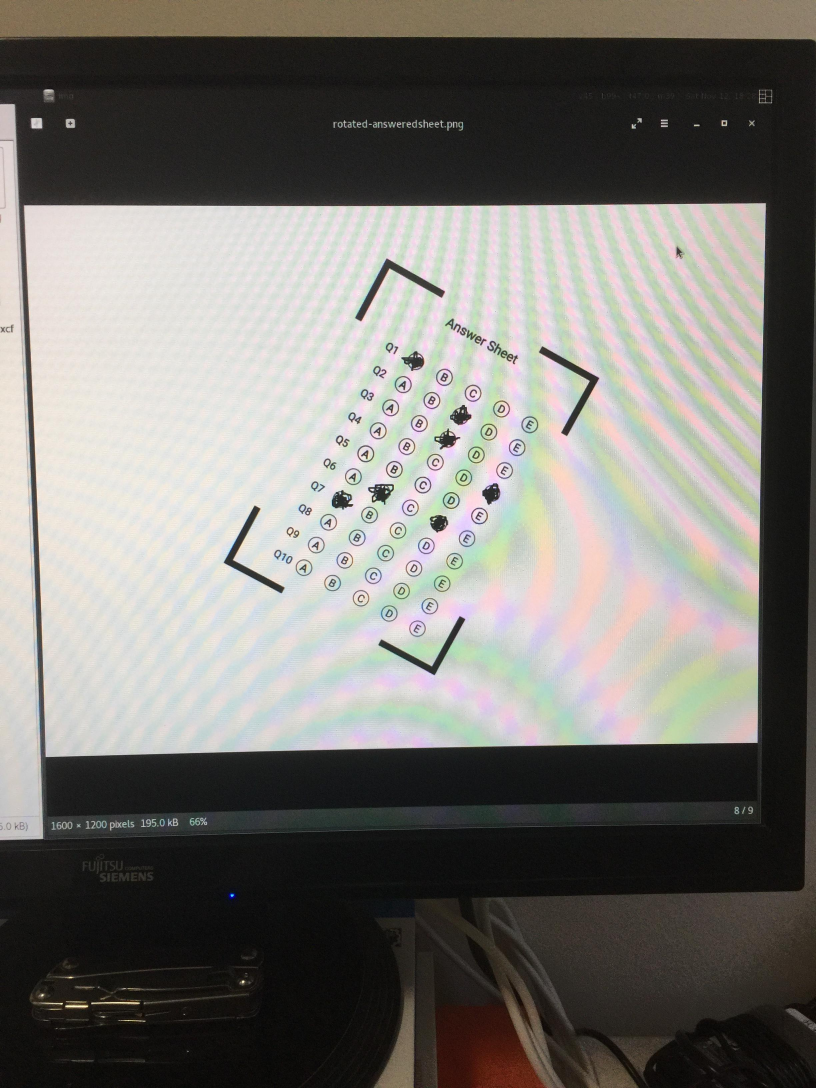
#> input picture img/answered-sheet-photo.jpg, 2448 x 3264 px (shown at 1/3 size)
$ python omr.py
#> lines starting #> are read from the running program, lines starting #| are printed output that depends on the picture; after the words box and inside, x2 and y2 are one past the last pixel; in counts of white or black regions, pixels touching at a corner belong together
import cv2
import numpy as np

# When the four corners are identified, we will do a four-point
# perspective transform such that the outmost points of each
# corner map to a TRANSF_SIZE x TRANSF_SIZE square image.
TRANSF_SIZE = 512

#
# Answer sheet properties.
#
N_QUESTIONS = 10

ANSWER_SHEET_WIDTH = 740
ANSWER_SHEET_HEIGHT = 1049

ANSWER_PATCH_HEIGHT = 50
ANSWER_PATCH_HEIGHT_WITH_MARGIN = 80
ANSWER_PATCH_LEFT_MARGIN = 200
ANSWER_PATCH_RIGHT_MARGIN = 90
FIRST_ANSWER_PATCH_TOP_Y = 200

ALTERNATIVE_HEIGHT = 50
ALTERNATIVE_WIDTH = 50
ALTERNATIVE_WIDTH_WITH_MARGIN = 100


def calculate_contour_features(contour):
    """Calculates interesting properties (features) of a contour.

    We use these features to match shapes (contours). In this script,
    we are interested in finding shapes in our input image that look like
    a corner. We do that by calculating the features for many contours
    in the input image and comparing these to the features of the corner
    contour. By design, we know exactly what the features of the real corner
    contour look like - check out the calculate_corner_features function.

    It is crucial for these features to be invariant both to scale and rotation.
    In other words, we know that a corner is a corner regardless of its size
    or rotation. In the past, this script implemented its own features, but
    OpenCV offers much more robust scale and rotational invariant features
    out of the box - the Hu moments.
    """
    moments = cv2.moments(contour)
    return cv2.HuMoments(moments)


def calculate_corner_features():
    """Calculates the array of features for the corner contour.
    In practice, this can be pre-calculated, as the corners are constant
    and independent from the inputs.

    We load the img/corner.png file, which contains a single corner, so we
    can reliably extract its features. We will use these features to look for
    contours in our input image that look like a corner.
    """
    corner_img = cv2.imread('img/corner.png')
    corner_img_gray = cv2.cvtColor(corner_img, cv2.COLOR_BGR2GRAY)
    contours, hierarchy = cv2.findContours(
        corner_img_gray, cv2.RETR_TREE, cv2.CHAIN_APPROX_SIMPLE)

    # We expect to see only two contours:
    # - The "outer" contour, which wraps the whole image, at hierarchy level 0
    # - The corner contour, which we are looking for, at hierarchy level 1
    # If in trouble, one way to check what's happening is to draw the found contours
    # with cv2.drawContours(corner_img, contours, -1, (255, 0, 0)) and try and find
    # the correct corner contour by drawing one contour at a time. Ideally, this
    # would not be done at runtime.
    if len(contours) != 2:
        raise RuntimeError(
            'Did not find the expected contours when looking for the corner')

    # Following our assumptions as stated above, we take the contour that has a parent
    # contour (that is, it is _not_ the outer contour) to be the corner contour.
    # If in trouble, verify that this contour is the corner contour with
    # cv2.drawContours(corner_img, [corner_contour], -1, (255, 0, 0))
    corner_contour = next(ct
                          for i, ct in enumerate(contours)
                          if hierarchy[0][i][3] != -1)

    return calculate_contour_features(corner_contour)


def normalize(im):
    """Converts `im` to black and white.

    Applying a threshold to a grayscale image will make every pixel either
    fully black or fully white. Before doing so, a common technique is to
    get rid of noise (or super high frequency color change) by blurring the
    grayscale image with a Gaussian filter."""
    im_gray = cv2.cvtColor(im, cv2.COLOR_BGR2GRAY)

    # Filter the grayscale image with a 3x3 kernel
    blurred = cv2.GaussianBlur(im_gray, (3, 3), 0)

    # Applies a Gaussian adaptive thresholding. In practice, adaptive thresholding
    # seems to work better than appling a single, global threshold to the image.
    # This is particularly important if there could be shadows or non-uniform
    # lighting on the answer sheet. In those scenarios, using a global thresholding
    # technique might yield paricularly bad results.
    # The choice of the parameters blockSize = 77 and C = 10 is as much as an art
    # as a science and domain-dependand.
    # In practice, you might want to try different  values for your specific answer
    # sheet.
    return cv2.adaptiveThreshold(
        blurred, 255, cv2.ADAPTIVE_THRESH_GAUSSIAN_C, cv2.THRESH_BINARY, 77, 10)


def get_approx_contour(contour, tol=.01):
    """Gets rid of 'useless' points in the contour."""
    epsilon = tol * cv2.arcLength(contour, True)
    return cv2.approxPolyDP(contour, epsilon, True)


def get_contours(image_gray):
    contours, _ = cv2.findContours(
        image_gray, cv2.RETR_TREE, cv2.CHAIN_APPROX_SIMPLE)
    return map(get_approx_contour, contours)


def get_corners(contours):
    """Returns the 4 contours that look like a corner the most.

    In the real world, we cannot assume that the corners will always be present,
    and we likely need to decide how good is good enough for contour to
    look like a corner.
    This is essentially a classification problem. A good approach would be
    to train a statistical classifier model and apply it here. In our little
    exercise, we assume the corners are necessarily there."""
    corner_features = calculate_corner_features()
    return sorted(
        contours,
        key=lambda c: features_distance(
            corner_features,
            calculate_contour_features(c)))[:4]


def get_bounding_rect(contour):
    rect = cv2.minAreaRect(contour)
    box = cv2.boxPoints(rect)
    return np.intp(box)


def features_distance(f1, f2):
    return np.linalg.norm(np.array(f1) - np.array(f2))


def draw_point(point, img, radius=5, color=(0, 0, 255)):
    cv2.circle(img, tuple(point), radius, color, -1)


def get_centroid(contour):
    m = cv2.moments(contour)
    x = int(m["m10"] / m["m00"])
    y = int(m["m01"] / m["m00"])
    return (x, y)


def sort_points_counter_clockwise(points):
    origin = np.mean(points, axis=0)

    def positive_angle(p):
        x, y = p - origin
        ang = np.arctan2(y, x)
        return 2 * np.pi + ang if ang < 0 else ang

    return sorted(points, key=positive_angle)


def get_outmost_points(contours):
    all_points = np.concatenate(contours)
    return get_bounding_rect(all_points)


def perspective_transform(img, points):
    """Applies a 4-point perspective transformation in `img` so that `points`
    are the new corners."""
    source = np.array(
        points,
        dtype="float32")

    dest = np.array([
        [TRANSF_SIZE, TRANSF_SIZE],
        [0, TRANSF_SIZE],
        [0, 0],
        [TRANSF_SIZE, 0]],
        dtype="float32")

    transf = cv2.getPerspectiveTransform(source, dest)
    warped = cv2.warpPerspective(img, transf, (TRANSF_SIZE, TRANSF_SIZE))
    return warped


def sheet_coord_to_transf_coord(x, y):
    return list(map(lambda n: int(np.round(n)), (
        TRANSF_SIZE * x / ANSWER_SHEET_WIDTH,
        TRANSF_SIZE * y / ANSWER_SHEET_HEIGHT
    )))


def get_question_patch(transf, question_index):
    """Exracts a region of interest (ROI) of a single question."""
    # Top left of question patch q_number
    tl = sheet_coord_to_transf_coord(
        ANSWER_PATCH_LEFT_MARGIN,
        FIRST_ANSWER_PATCH_TOP_Y + ANSWER_PATCH_HEIGHT_WITH_MARGIN * question_index
    )

    # Bottom right of question patch q_number
    br = sheet_coord_to_transf_coord(
        ANSWER_SHEET_WIDTH - ANSWER_PATCH_RIGHT_MARGIN,
        FIRST_ANSWER_PATCH_TOP_Y +
        ANSWER_PATCH_HEIGHT +
        ANSWER_PATCH_HEIGHT_WITH_MARGIN * question_index
    )
    return transf[tl[1]:br[1], tl[0]:br[0]]


def get_question_patches(transf):
    for i in range(N_QUESTIONS):
        yield get_question_patch(transf, i)


def get_alternative_patches(question_patch):
    for i in range(5):
        x0, _ = sheet_coord_to_transf_coord(ALTERNATIVE_WIDTH_WITH_MARGIN * i, 0)
        x1, _ = sheet_coord_to_transf_coord(ALTERNATIVE_WIDTH +
                                            ALTERNATIVE_WIDTH_WITH_MARGIN * i, 0)
        yield question_patch[:, x0:x1]


def draw_marked_alternative(question_patch, index):
    cx, cy = sheet_coord_to_transf_coord(
        ALTERNATIVE_WIDTH * (2 * index + .5),
        ALTERNATIVE_HEIGHT / 2)
    draw_point((cx, cy), question_patch, radius=5, color=(255, 0, 0))


def get_marked_alternative(alternative_patches):
    """Decides which alternative is marked, if any.

    Given a list of alternative patches, we need to decide which one,
    if any, is marked. Here, we do a simple, hacky heuristic: the
    alternative patch with lowest brightness (darker), is marked if
    it is sufficiently darker than the _second_ darker alternative
    patch.

    In practice, a more robust, data-driven model is necessary."""
    means = list(map(np.mean, alternative_patches))
    sorted_means = sorted(means)

    # Simple heuristic
    if sorted_means[0] / sorted_means[1] > .7:
        return None

    return np.argmin(means)


def get_letter(alt_index):
    return ["A", "B", "C", "D", "E"][alt_index] if alt_index is not None else "N/A"


def get_answers(file_bytes) -> dict[int, str | list[str]]:
    """Runs the full pipeline:

    - Loads input image
    - Normalizes image
    - Finds contours
    - Finds corners among all contours
    - Finds 'outmost' points of all corners
    - Applies perpsective transform to get a bird's eye view
    - Scans each line for the marked alternative
    """
    np_arr = np.frombuffer(file_bytes, np.uint8)
    im_orig = cv2.imdecode(np_arr, cv2.IMREAD_COLOR)
#> im_orig is the input picture: shape (3264, 2448, 3); mean B, G, R 114.4, 119.2, 121.4

    im_normalized = normalize(im_orig)
#> in normalize, `im_gray = cv2.cvtColor(im, cv2.COLOR_BGR2GRAY)`:
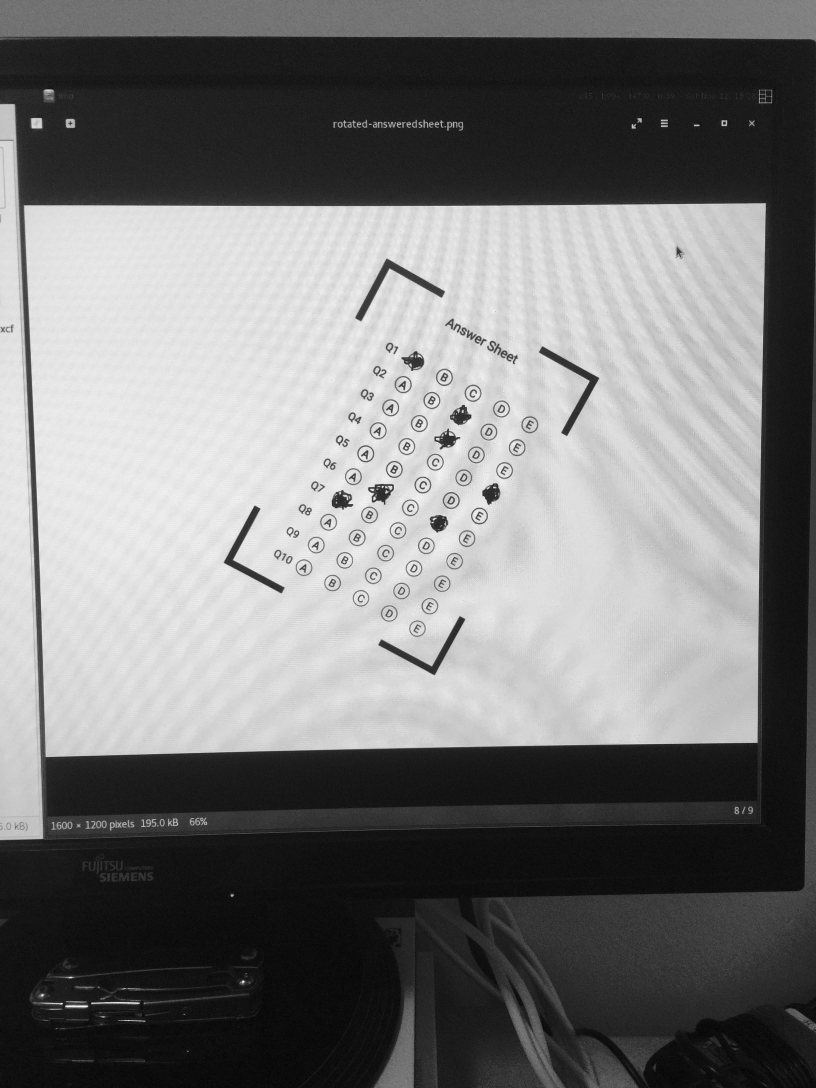
#> im_gray: shape (3264, 2448) (shown at 1/3 size); min 0, max 255, mean 119.3
#> in normalize, `return cv2.adaptiveThreshold( blurred, 255, cv2.ADAPTIVE_THRESH_GAUSSI..`:
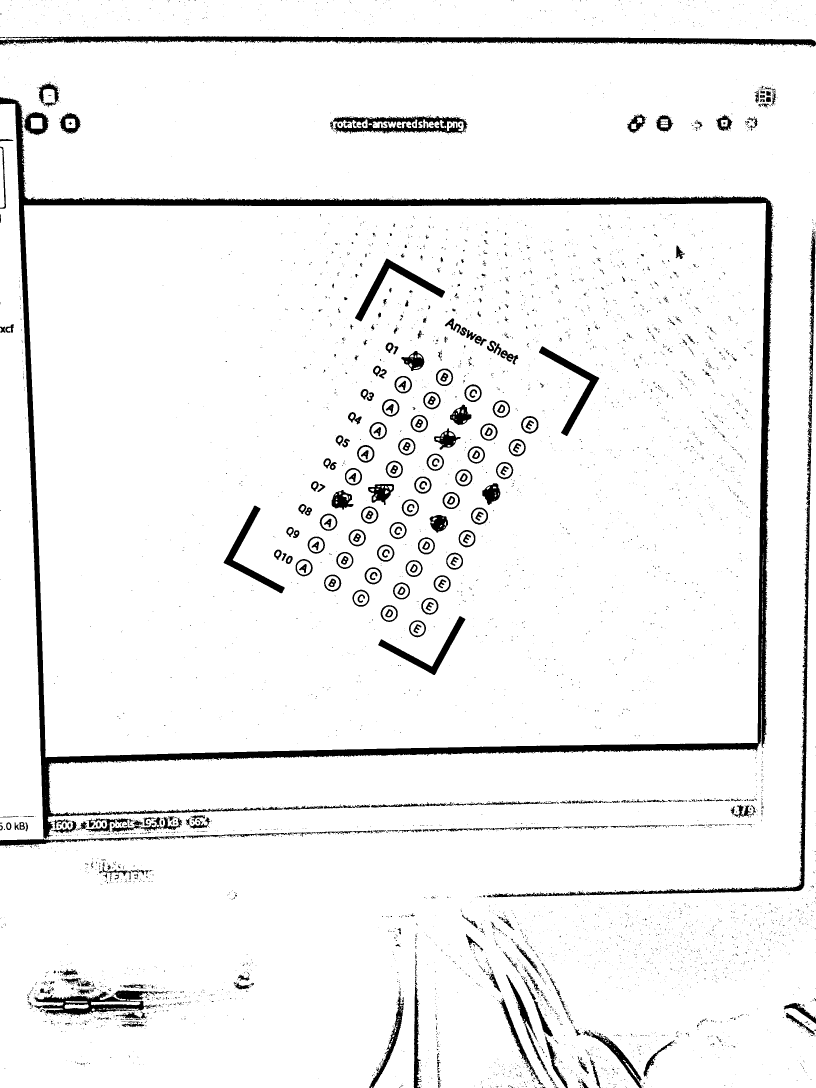
#> returned value: shape (3264, 2448) (shown at 1/3 size); 94.4% white; 5561 black regions (5035 under 20 px)

    contours = get_contours(im_normalized)
#> in get_contours, `contours, _ = cv2.findContours( image_gray, cv2.RETR_TREE, cv2.CHAIN_A..`: contours = 6718 contours, 5882 with area under 20; largest, box (x1, y1, x2, y2) and area: (0, 119, 2448, 3264) 3736632, (71, 609, 2298, 2272) 3546398, (0, 0, 2448, 127) 272662, (0, 311, 131, 2521) 192700, (1475, 1284, 2436, 2693) 24033

    corners = get_corners(contours)
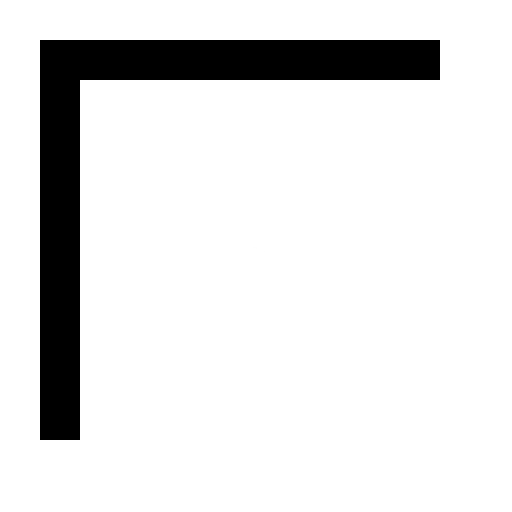
#> input picture img/corner.png, 512 x 512 px
#> in calculate_corner_features, corner_img is the input picture: shape (512, 512, 3); min 0, max 255, mean 225.4
#> in calculate_corner_features, `contours, hierarchy = cv2.findContours( corner_img_gray, cv2.RETR_TREE..`: contours = 2 contours; box (x1, y1, x2, y2) and area: (0, 0, 512, 512) 261121, (39, 39, 441, 441) 31198
#> in calculate_corner_features, `corner_contour = next(ct for i, ct in enumerate(contours) if hierarchy..`: corner_contour = contour of 11 points, box (x1, y1, x2, y2) (39, 39, 441, 441), area 31198
#> in calculate_contour_features, `moments = cv2.moments(contour)`: moments = moments, m00 31198.5, centre m10/m00, m01/m00 = (154.3, 154.3)
#> in get_corners, `corner_features = calculate_corner_features()`: corner_features = [0.975, 0.333, 0.776, 0.0842, -0.0215, -0.0486, 0]
#> in get_approx_contour, `epsilon = tol * cv2.arcLength(contour, True)`: epsilon = 0
#> corners = 4 contours; box (x1, y1, x2, y2) and area: (1064, 774, 1336, 962) 8524, (1619, 1038, 1799, 1309) 8053, (670, 1516, 854, 1781) 7808, (1134, 1850, 1397, 2026) 7332

    cv2.drawContours(im_orig, corners, -1, (0, 255, 0), 3)

    outmost = sort_points_counter_clockwise(get_outmost_points(corners))
#> in get_outmost_points, `all_points = np.concatenate(contours)`: all_points = contour of 24 points, box (x1, y1, x2, y2) (670, 774, 1799, 2026), area 62137
#> in get_bounding_rect, `rect = cv2.minAreaRect(contour)`: rect = ((1237.7, 1404), (1037.1, 732.4), -61.8)
#> in get_bounding_rect, `box = cv2.boxPoints(rect)`: box = [[1315.5, 2034], [670, 1688], [1160, 774], [1805.5, 1120]]
#> in sort_points_counter_clockwise, `origin = np.mean(points, axis=0)`: origin = [1237.5, 1403.5]
#> in positive_angle, `x, y = p - origin`: x = 77.5; y = 630.5
#> in positive_angle, `ang = np.arctan2(y, x)`: ang = 1.45
#> outmost = [[1315, 2034], [670, 1687], [1160, 773], [1805, 1120]]

    # color_transf = perspective_transform(im_orig, outmost)
    normalized_transf = perspective_transform(im_normalized, outmost)
#> in perspective_transform, `source = np.array( points, dtype="float32")`: source has the same summary as outmost in get_answers
#> in perspective_transform, `transf = cv2.getPerspectiveTransform(source, dest)`: transf = [[0.616, 0.33, -970], [-0.234, 0.435, -64.75], [-2.35e-19, 1.17e-19, 1]]
#> in perspective_transform, `warped = cv2.warpPerspective(img, transf, (TRANSF_SIZE, TRANSF_SIZE))`:
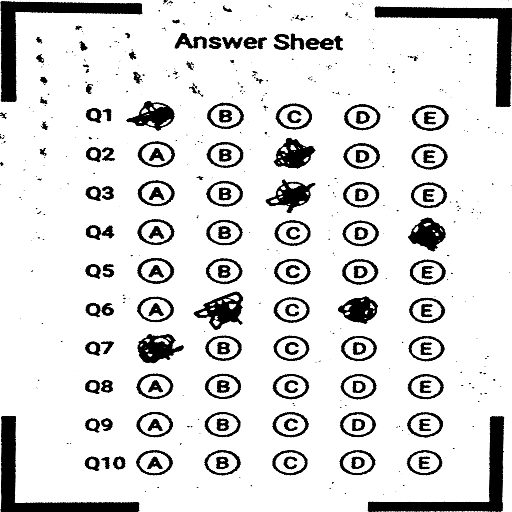
#> warped: shape (512, 512); min 0, max 255, mean 220.9

    answers: dict[int, str | list[str]] = dict()
    for i, q_patch in enumerate(get_question_patches(normalized_transf), start=1):
#> in get_question_patch, `tl = sheet_coord_to_transf_coord( ANSWER_PATCH_LEFT_MARGIN, FIRST_ANSW..`: tl = [138, 98]
#> in get_question_patch, `br = sheet_coord_to_transf_coord( ANSWER_SHEET_WIDTH - ANSWER_PATCH_RI..`: br = [450, 122]
        alt_index = get_marked_alternative(get_alternative_patches(q_patch))
        answers[i] = get_letter(alt_index)
#> this loop made 10 passes
#> after the loop, answers = 10 items

    return answers


with open('img/answered-sheet-photo.jpg', 'rb') as file:
    file_bytes = file.read()
    answers: dict[int, str] = get_answers(file_bytes)
#> answers = 10 items
    print(answers)
#| {1: 'A', 2: 'C', 3: 'C', 4: 'E', 5: 'N/A', 6: 'N/A', 7: 'A', 8: 'N/A', 9: 'N/A', 10: 'N/A'}
